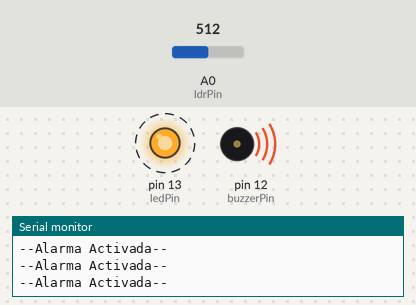
Simulated run of this sketch. Board: Arduino Uno, built with avr-gcc and run on an emulated ATmega328P. On the bench: output pins drawn as LEDs (lit = HIGH), buzzer (waves = sounding), the last lines printed to the serial monitor. Dashed ring = blinking. The test bench sets the inputs (shaded band); at power-on: A0 (ldrPin) = 512.

Above: at 1.25 s.
1.3 s: A0 (ldrPin) set to 408
4.3 s: A0 (ldrPin) set to 387
At 4.6 s:
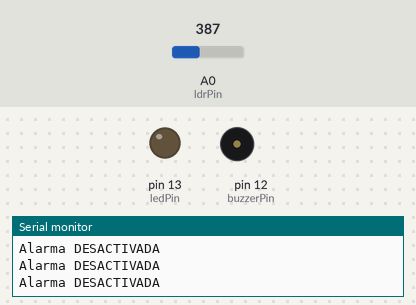
6.3 s: A0 (ldrPin) set to 410
At 6.55 s:
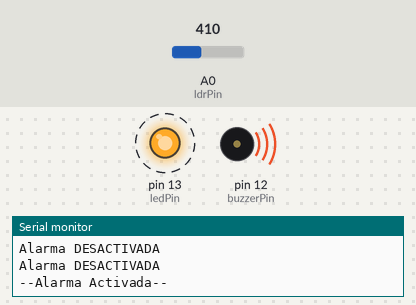
Timing chart, 0 to 15.3 s (numbered marks = the images above; inputs shaded):
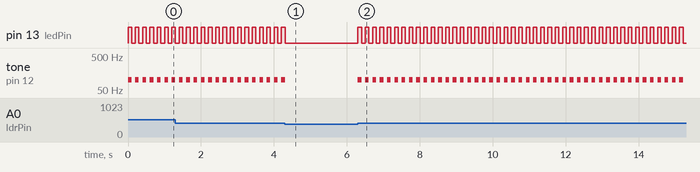

Measured:
- the behaviour switches between 400 and 399 on A0 (ldrPin) (found by bisection; images 0 and 1)
- after the input at 4.3 s, pin 13 (ledPin): goes on until 4.3 s, then stays LOW; tone on pin 12 (buzzerPin): goes on until 4.3 s, then stays silent
- after the input at 6.3 s, pin 13 (ledPin): alternates HIGH for 0.10 s and LOW for 0.10 s, starting at once; tone on pin 12 (buzzerPin): alternates 100 Hz for 0.10 s and silent for 0.10 s, starting at once
- by itself, pin 13 (ledPin): alternates HIGH for 0.10 s and LOW for 0.10 s
- by itself, tone on pin 12 (buzzerPin): alternates 100 Hz for 0.10 s and silent for 0.10 s

The sketch:

alarmaPuerta.ino
```cpp
const int ledPin=13;//asignacion de puerto en arduino de led
 const int buzzerPin=12;//asignacion de puerto en arduino de Buzzer
 const int ldrPin=A0;

void setup() {
 Serial.begin(9600);
 pinMode(ledPin, OUTPUT);//entrada de led
 pinMode(buzzerPin, OUTPUT);//entrada de buzzer
 pinMode(ldrPin, INPUT);// salida
}
void loop() {
  int ldrStatus = analogRead(ldrPin);
 if  (ldrStatus >= 400){// si
  tone (buzzerPin,100);
  digitalWrite(ledPin, HIGH);
  delay(100);

 noTone(buzzerPin);
  digitalWrite(ledPin, LOW);
  delay(100);
  Serial.println("--Alarma Activada--");// impresion de  alarma activada
 }
 else {
  noTone(buzzerPin);
  digitalWrite(ledPin, LOW);
  Serial.println("Alarma DESACTIVADA  ");//descactivacion de alarma
 }
}
```
